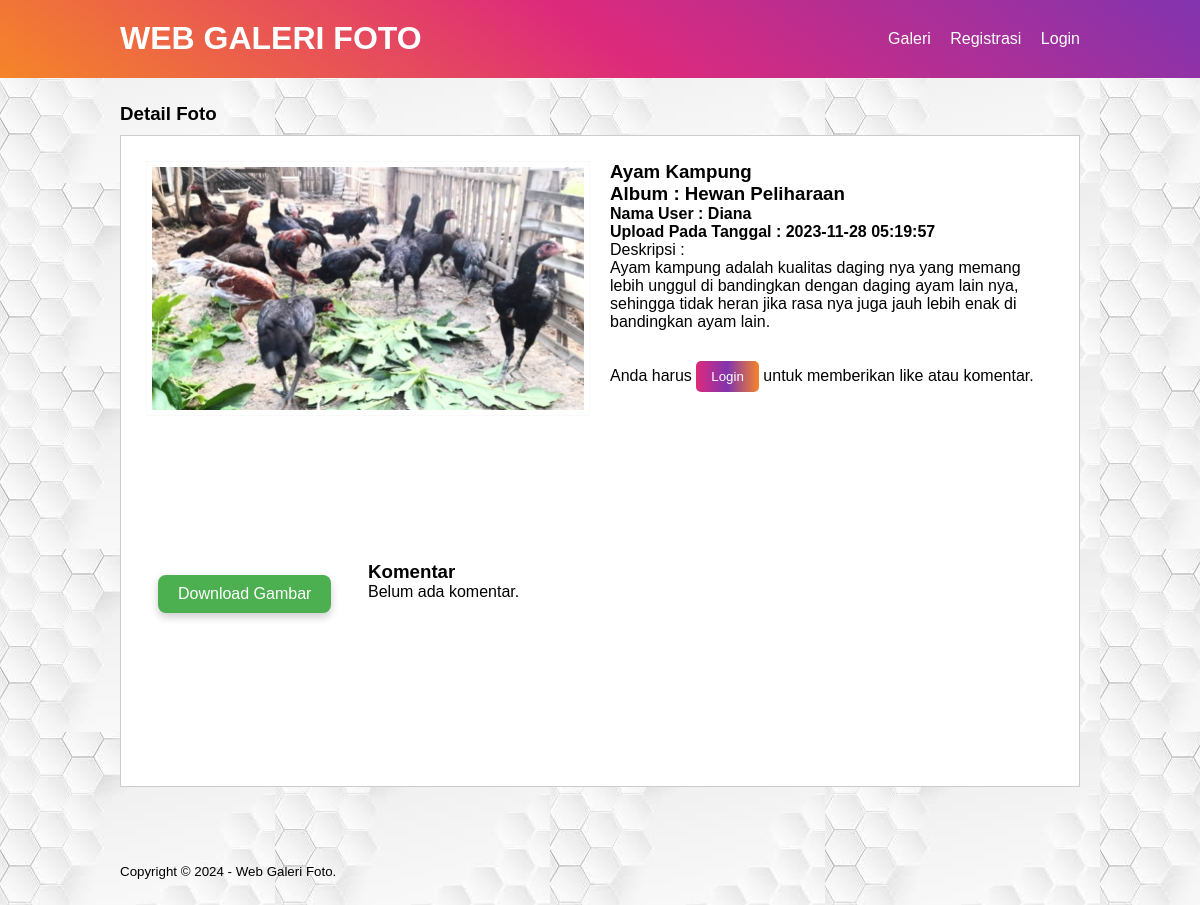
Page /detail-image.php?id=39 on the earlier database version.
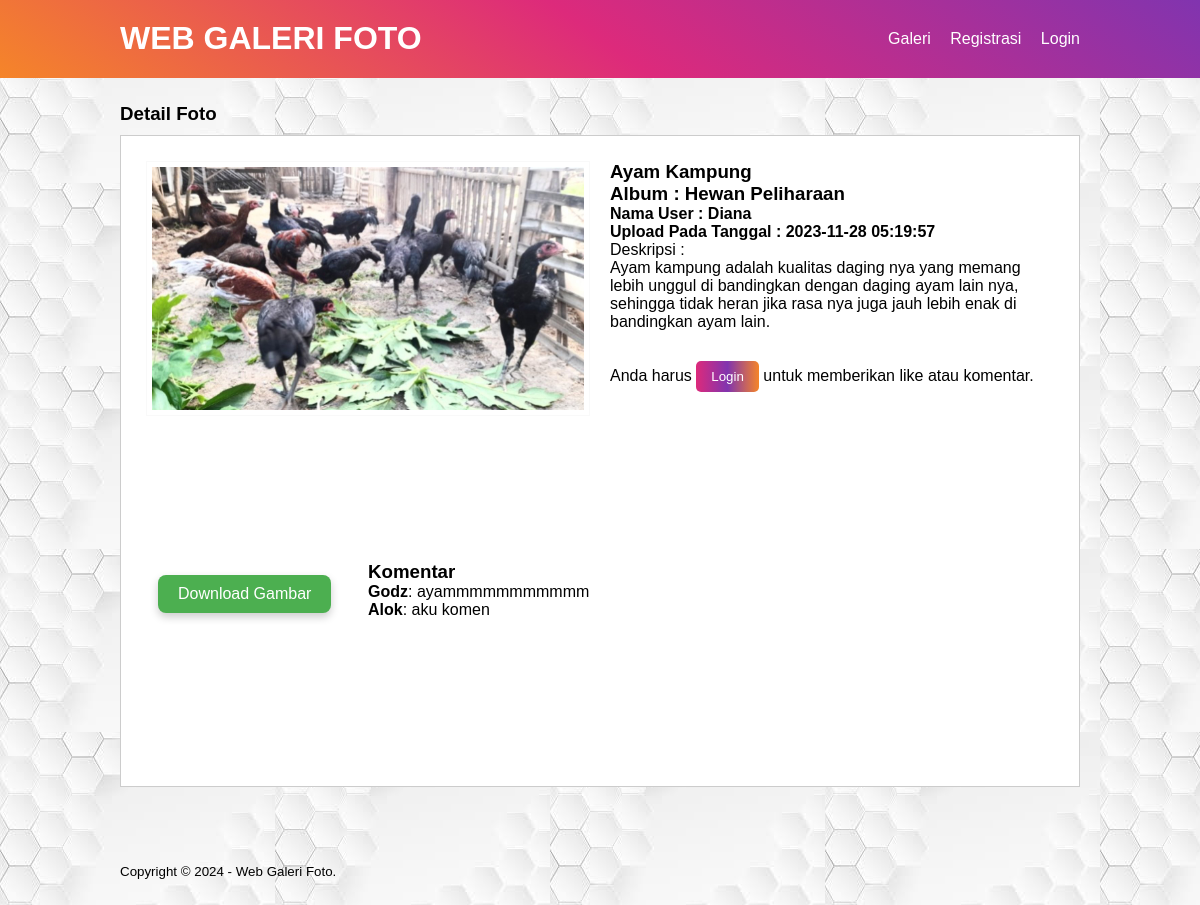
Same page on the later database version.
### tables this page shows
CREATE TABLE `komentarfoto` (
  `komentarid` int(11) NOT NULL,
  `image_id` int(11) NOT NULL,
  `admin_id` int(11) NOT NULL,
  `isikomentar` text NOT NULL,
  `tanggalkomentar` date NOT NULL
);

### detail-image.php (the view, shortened to what the changed rows need)
<?php
include 'db.php';
$produk = mysqli_query($conn, "SELECT * FROM tb_image WHERE image_id = '".$_GET['id']."' ");
$p = mysqli_fetch_object($produk);
?>
<!DOCTYPE html>
<html lang="en">
<head>
<link rel="stylesheet" href="style.css">
</head>
<body>
<header>
    <div class="container">
        <h1><a href="index.php">WEB GALERI FOTO</a></h1>
    </div>
</header>
<div class="section">
    <div class="container">
        <div class="box">
            <div class="col-2">
            <div class="col-2">
    <a href="foto/<?php echo $p->image ?>" download>
    </a>
</div>
                <h3>Komentar</h3>
                <?php
                $komentarQuery = mysqli_query($conn, "SELECT * FROM komentarfoto WHERE image_id = '".$_GET['id']."' ORDER BY tanggalkomentar DESC");
                if (mysqli_num_rows($komentarQuery) > 0) {
                    while ($komentar = mysqli_fetch_assoc($komentarQuery)) {
                        $adminId = $komentar['admin_id'];
                        $adminQuery = mysqli_query($conn, "SELECT admin_name FROM tb_admin WHERE admin_id = '$adminId'");
                        $adminData = mysqli_fetch_assoc($adminQuery);
                        echo "<p><strong>" . $adminData['admin_name'] . "</strong>: " . $komentar['isikomentar'] . "</p>";
                    }
                } else {
                    echo "<p>Belum ada komentar.</p>";
                }
                ?>
            </div>
        </div>
    </div>
</div>
</body>
</html>

Differences in the rows shown:
added komentarfoto: admin.admin_name "Godz", isikomentar "ayammmmmmmmmmm"
added komentarfoto: admin.admin_name "Alok", isikomentar "aku komen"
Other differences:
text no longer shown: "Belum ada komentar."
